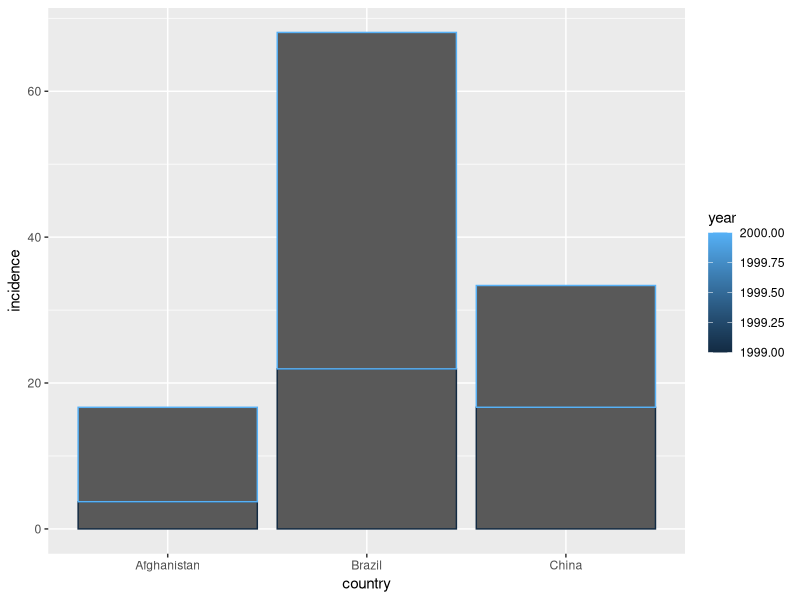
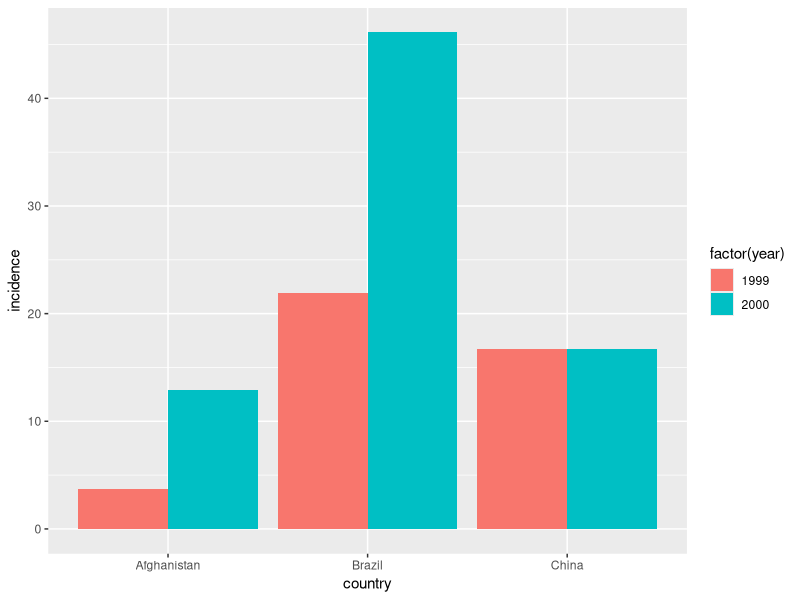
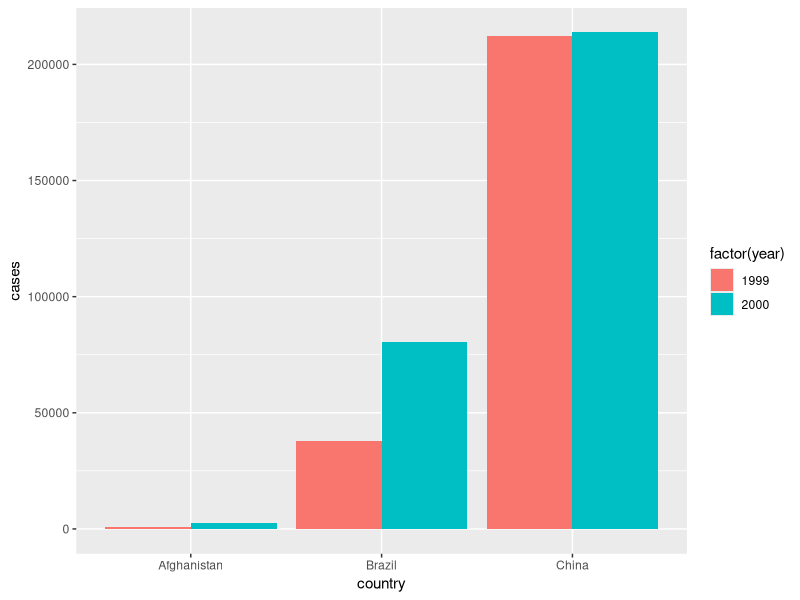
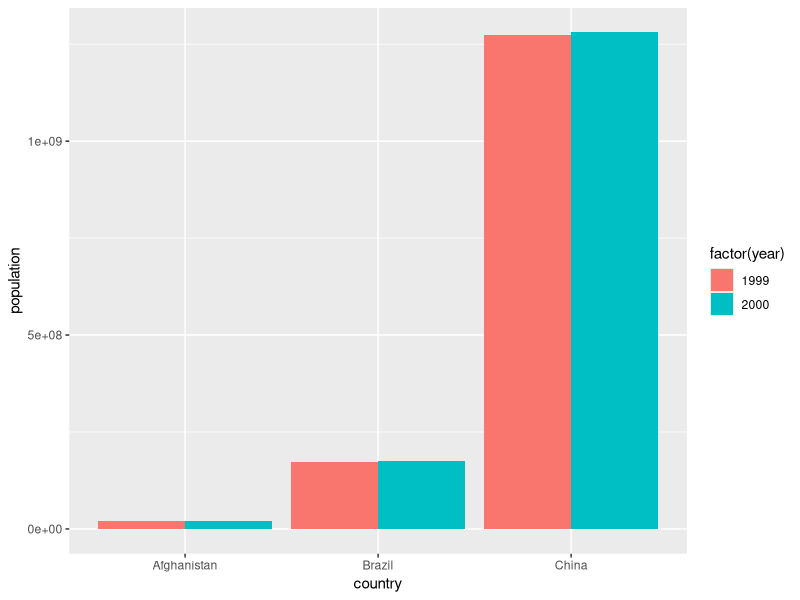
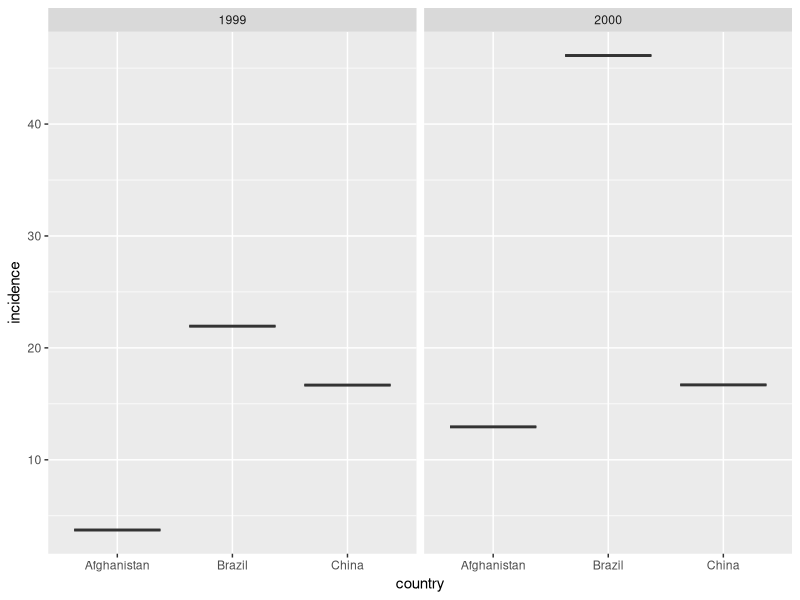
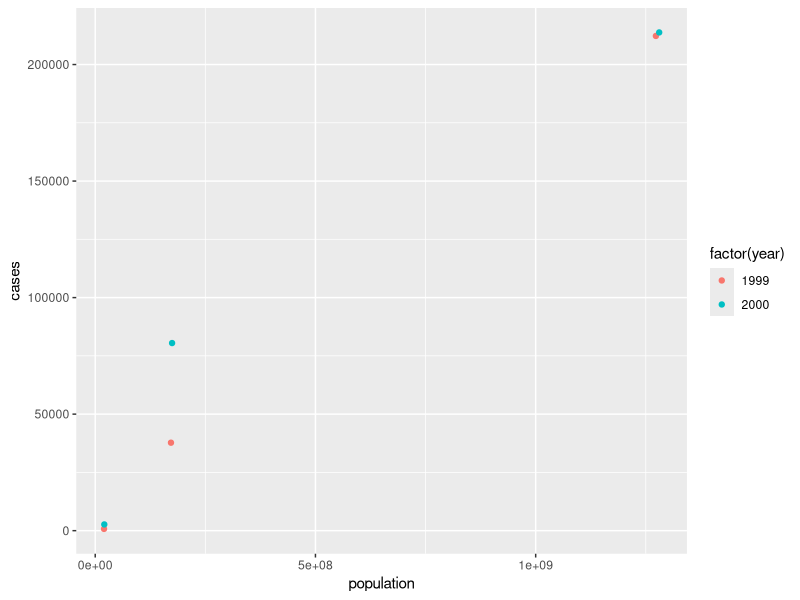
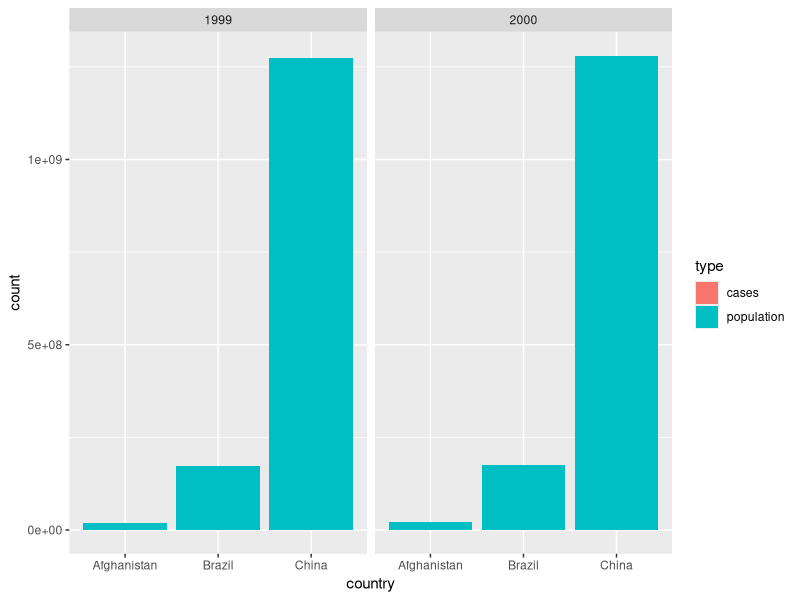

Generate these figures, in order, with R:
library(tidyverse)

table1

table1_inc <-
  table1 %>%
  mutate(incidence = cases / population * 1e5)

table1_inc %>%
  ggplot(aes(x = country, y = incidence, color = year)) +
  geom_col()

table1_inc %>%
  ggplot(aes(x = country, y = incidence, fill = factor(year))) +
  geom_col(position = "dodge")

table1 %>%
  ggplot(aes(x = country, y = cases, fill = factor(year))) +
  geom_col(position = "dodge")

table1 %>%
  ggplot(aes(x = country, y = population, fill = factor(year))) +
  geom_col(position = "dodge")

table1 %>%
  mutate(incidence = cases / population * 1e5) %>%
  ggplot(aes(x = country, y = incidence)) +
  facet_wrap(~year) +
  geom_boxplot()

table1 %>%
  ggplot(aes(x = population, y = cases, color = factor(year))) +
  geom_point()

table2

table2 %>%
  ggplot(aes(y = count, fill = type, x = country)) +
  geom_col() +
  facet_wrap(~year)

table1 %>%
  gather("type", "count", -country, -year)

table2_inc <-
  table1_inc %>%
  gather("type", "count", -country, -year)

table2_inc

table2 %>%
  spread(type, count)

table2_inc %>%
  spread(type, count)

table2_inc %>%
  slice(-11) %>%
  spread(type, count)

table2_inc %>%
  slice(-11) %>%
  spread(type, count, fill = -99)

table2_inc %>%
  spread(year, count)

table2 %>%
  xtabs(formula = count ~ .) %>%
  ftable()

Titanic %>%
  ftable()
